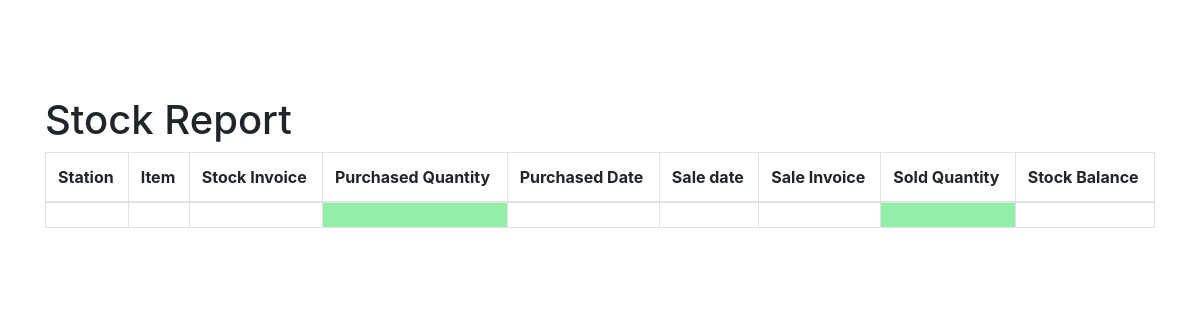
/stock-report/ (signed in), run on an earlier commit of the app's database.
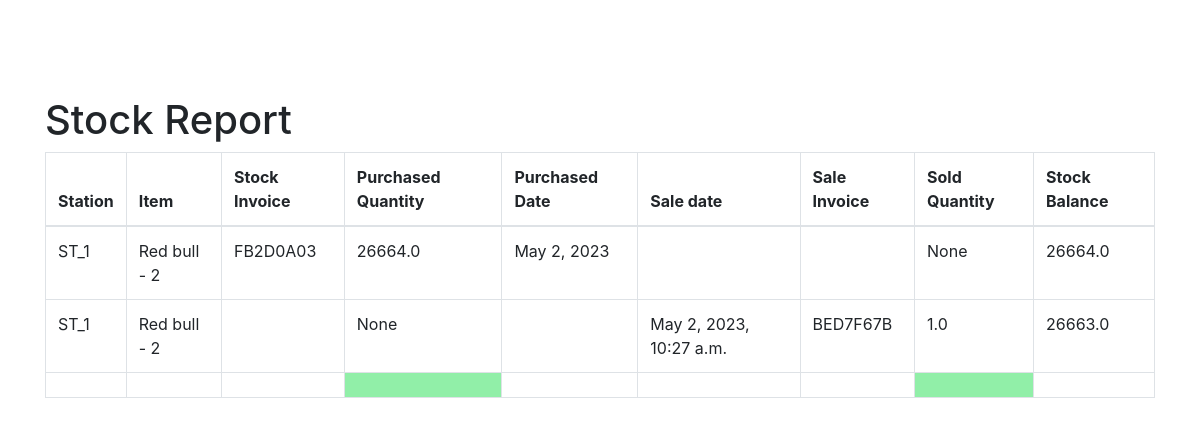
And on a later commit of the database.
### station/models.py (models this page shows, shortened)
class Inventory(models.Model):
    gas_station = models.ForeignKey(GasStation, on_delete=models.CASCADE)
    item = models.ForeignKey(Item, on_delete=models.CASCADE)
    stock = models.ForeignKey(Stock_Invoice, on_delete=models.CASCADE, default=0, null=True)
    sale = models.ForeignKey(S_Invoice, on_delete=models.CASCADE, default=0, null=True)
    pur_qty = models.FloatField(default=0, null=True)
    sale_qty = models.FloatField(default=0, null=True)
    total_bal_qty = models.FloatField(default=0)
    class Meta:
        verbose_name_plural = 'وردەکاری مەخزەن'

class GasStation(models.Model):
    user = models.ManyToManyField(User)
    station = models.ForeignKey(station, on_delete=models.CASCADE)
    address = models.CharField(max_length=255)
    city = models.CharField(max_length=255)
    state = models.CharField(max_length=2)
    zip_code = models.CharField(max_length=10)
    def __str__(self):
        return str(self.station)
    class Meta:
        verbose_name_plural = 'وێستگەو بەكارهێنەرەكان'

class station(models.Model):
    name = models.CharField(max_length=255)
    def __str__(self):
        return self.name
    class Meta:
        verbose_name_plural = 'وێستگەكان'

class Item(models.Model):
    name = models.CharField(max_length=255)
    price = models.PositiveIntegerField(default=1)
    production_date = models.DateField()
    expire_date = models.DateField()
    class Meta:
        verbose_name_plural = 'مواد'
    def __str__(self):
        return f"{self.name} - {self.price}"

class Stock_Invoice(models.Model):
    invoice_number = models.CharField(max_length=8, unique=True, editable=False)
    created_at = models.DateTimeField(auto_now_add=True)
    class Meta:
        verbose_name_plural = 'زیادكردن بۆ مەخزەن'

class S_Invoice(models.Model):
    invoice_number = models.CharField(max_length=8, unique=True, editable=False)
    shift = models.CharField(max_length=20, blank=True, null=True)
    sale_invoice_date = models.DateTimeField(verbose_name='Invoice Date', auto_now_add=True)
    def get_station_numbers(self):
        station_numbers = [sale.gas_station.station for sale in self.sales.all()]
        print(f"station_numbers: {station_numbers}")
        station_numbers = list(set(station_numbers))
        print(f"station_numbers (unique): {station_numbers}")
        station_numbers = [str(station) for station in station_numbers]
        print(f"station_numbers (as strings): {station_numbers}")
        return ", ".join(station_numbers)
    get_station_numbers.short_description = "Station Numbers"
    class Meta:
        verbose_name_plural = 'بفرۆشە'

### station/views.py (the view)
# urls.py: path('stock-report/', views.stock_report, name='stock_report'),
@login_required()
def stock_report(request):
    if request.user.groups.filter(
            name__in=['Admin', 'Operation', 'Marketing', 'Finance']).exists() or request.user.is_superuser:
        st = Inventory.objects.all()
        context = {'st': st}
        return render(request, 'station/reports/stock_report.html', context)
    else:
        message = "You do not have permission to access this page."
        return render(request, 'station/reports/permission_denied.html', {'message': message})

### station/templates/station/reports/stock_report.html (shortened to what this page needs)
{% extends 'station/base.html' %}
{% block content %}
    <h1>Stock Report</h1>
    <table class="table table-bordered" id="stock">
        <thead>
        <tr>
            <th>Station</th>
            <th>Item</th>
            <th>Stock Invoice</th>
            <th>Purchased Quantity</th>
            <th>Purchased Date</th>
            <th>Sale date</th>
            <th>Sale Invoice</th>
            <th>Sold Quantity</th>
            <th>Stock Balance</th>
        </tr>
        </thead>
        <tbody>
        {% for i in st %}
            <tr>
                <td>{{ i.gas_station }}</td>
                <td>{{ i.item }}</td>
                <td>{{ i.stock.invoice_number }}</td>
                <td>{{ i.pur_qty }}</td>
                <td>{{ i.stock.created_at.date }}</td>
                <td>{{ i.sale.sale_invoice_date }}</td>
                <td>{{ i.sale.invoice_number }}</td>
                <td>{{ i.sale_qty }}</td>
                <td>{{ i.total_bal_qty }}</td>
            </tr>
        {% endfor %}
        </tbody>
        <tfoot>
        <th></th>
        <th></th>
        <th></th>
        <th style="background-color: #91efa8"></th>
        <th></th>
        <th></th>
        <th></th>
        <th style="background-color: #91efa8"></th>
        <th></th>
        </tfoot>
    </table>
{% endblock %}

### station/templates/station/base.html (shortened to what this page needs)
<!doctype html>
<html lang="en">
<head>
    <link rel="stylesheet" href="https://cdn.jsdelivr.net/npm/bootstrap@4.3.1/dist/css/bootstrap.min.css"
>
</head>
<body>
<br>
<br><br><br>
<div class="container">
    {% block content %}
    {% endblock %}
</div>
<link rel="stylesheet" type="text/css" href="https://cdn.datatables.net/1.11.5/css/jquery.dataTables.css">
</body>
</html>

What changed in the data, as far as the page shows it:
added Inventory: gas_station "ST_1", item "Red bull - 2", stock.invoice_number "FB2D0A03", pur_qty "26664.0", stock.created_at "May 2, 2023", sale_qty "None", total_bal_qty "26664.0"
added Inventory: gas_station "ST_1", item "Red bull - 2", pur_qty "None", sale.sale_invoice_date "May 2, 2023, 10:27 a.m.", sale.invoice_number "BED7F67B", sale_qty "1.0", total_bal_qty "26663.0"
